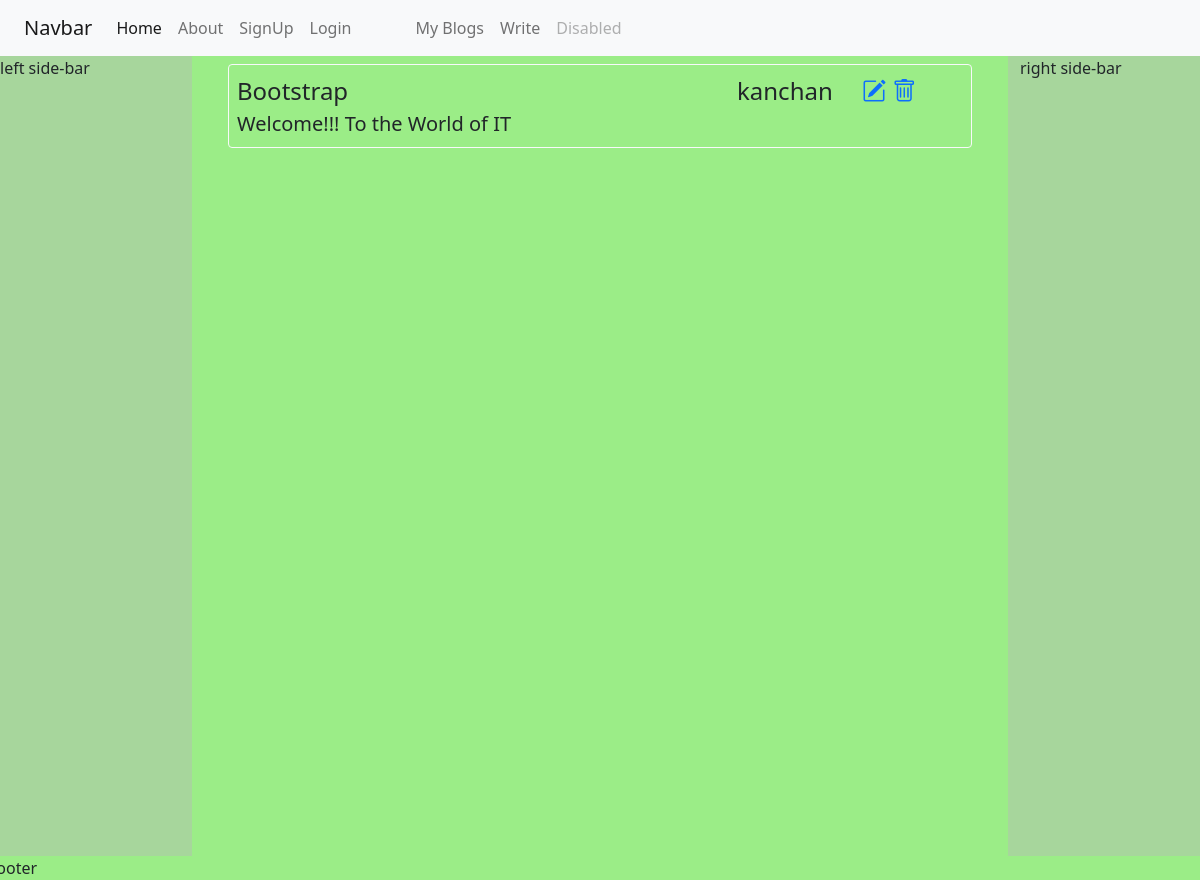
The app's page /see/1/ (signed in) with its own data.
### blog_app/models.py (models this page shows)
class Blog(models.Model):
    title = models.CharField(max_length=1000)
    content = models.TextField()
    author = models.ForeignKey(User,on_delete=models.CASCADE)
    upload_to = models.DateTimeField(auto_now=True)

### blog_app/views.py (the view)
# urls.py: path("see/<int:pk>/",SeeView.as_view(),name="see")
class SeeView(LoginRequiredMixin,View):
    login_url = "login"
    def get(self, request,pk):
        obj= Blog.objects.get(id=pk)
        return render(request, "blog_app/seemore.html", {"obj":obj})

### templates/blog_app/seemore.html (shortened to what this page needs)
{% extends "base.html" %}
{% block content %}
<div class="container mt-2">
   <div class="border border-light mb-3 rounded p-2">
                <div class="row p2 fs-4">
                    <div class="col">{{obj.title}}</div>
                    <div class="col-2">{{obj.author}}</div>
                    <div class="col-2">
                        <a href="{% url 'update' obj.id %} "><i class="bi bi-pencil-square"></i></a>
                        <a href="#"><i class="bi bi-trash"></i></a>
                    </div>
                </div>
                <div class="p2 fs-5">
                        {{obj.content}}
                </div>
            </div>
</div>
{% endblock %}

### templates/base.html (style rules this page uses)
body { background:#9bed87; }

### records on screen
Blog: title "Bootstrap", author "kanchan", content "Welcome!!! To the World of IT"
